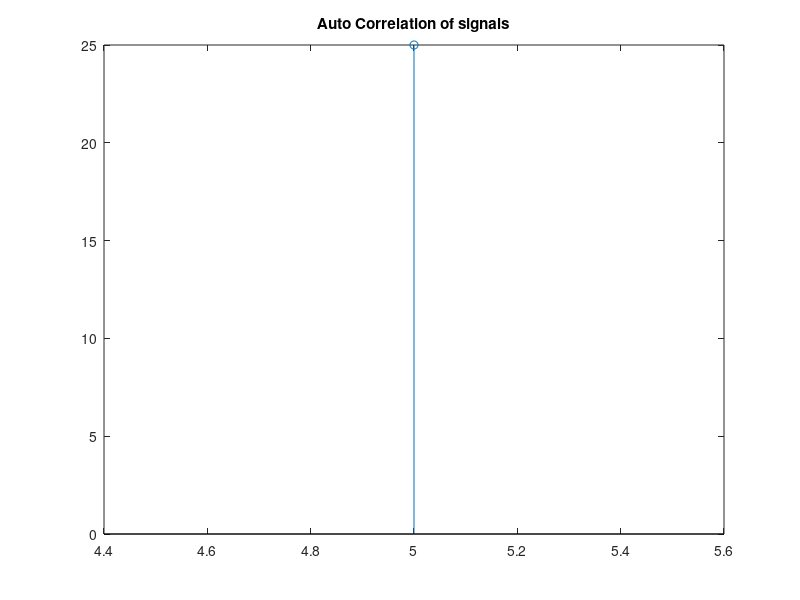

The MATLAB script that drew this image:
% Auto Correlation %
clc;
close all;
clear all;
x = input('enter samples of x(n): ');
xlen = length(x);
for i = 1:xlen;
    for j = 1:xlen;
        y(i, i+j-1) = x(i)*x(xlen-j+1);
    end
end
z = sum(y);
disp('output');z
stem(x,y);
title('Auto Correlation of signals');